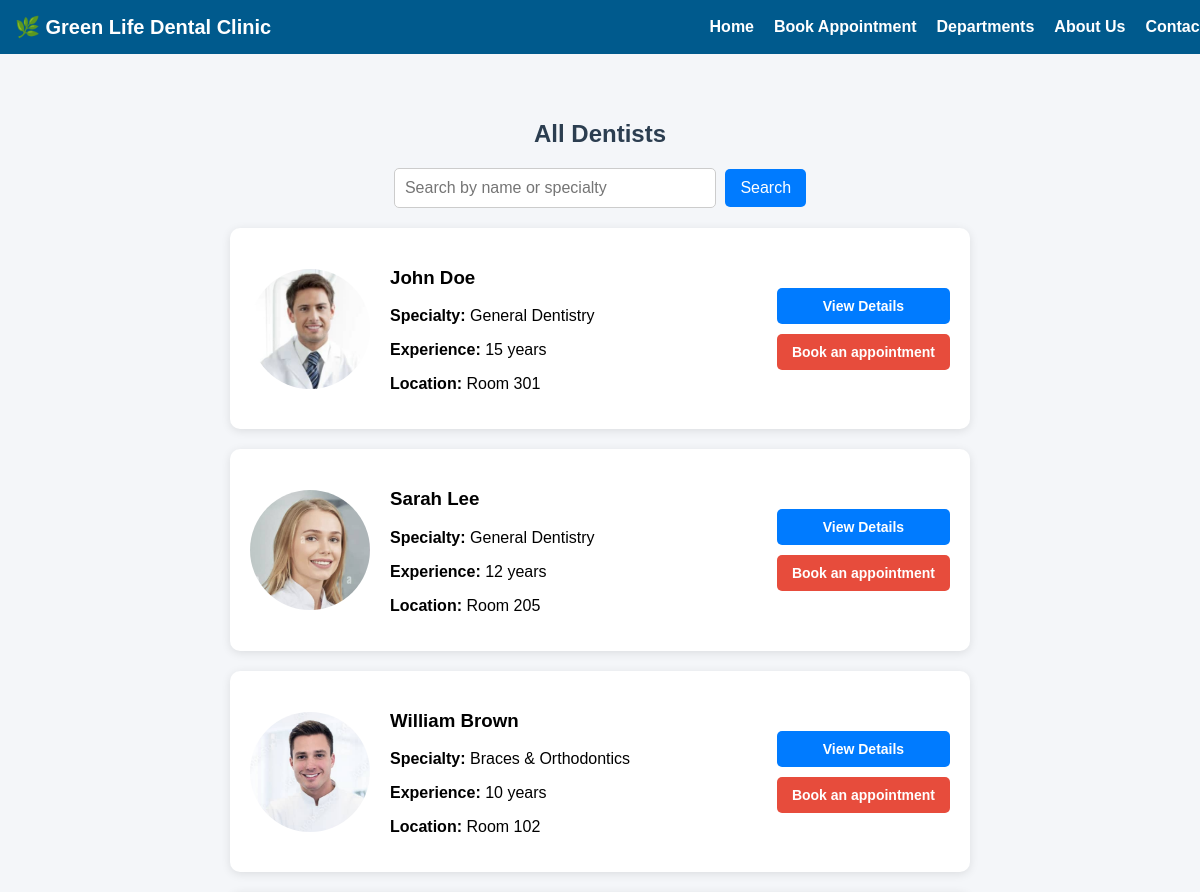
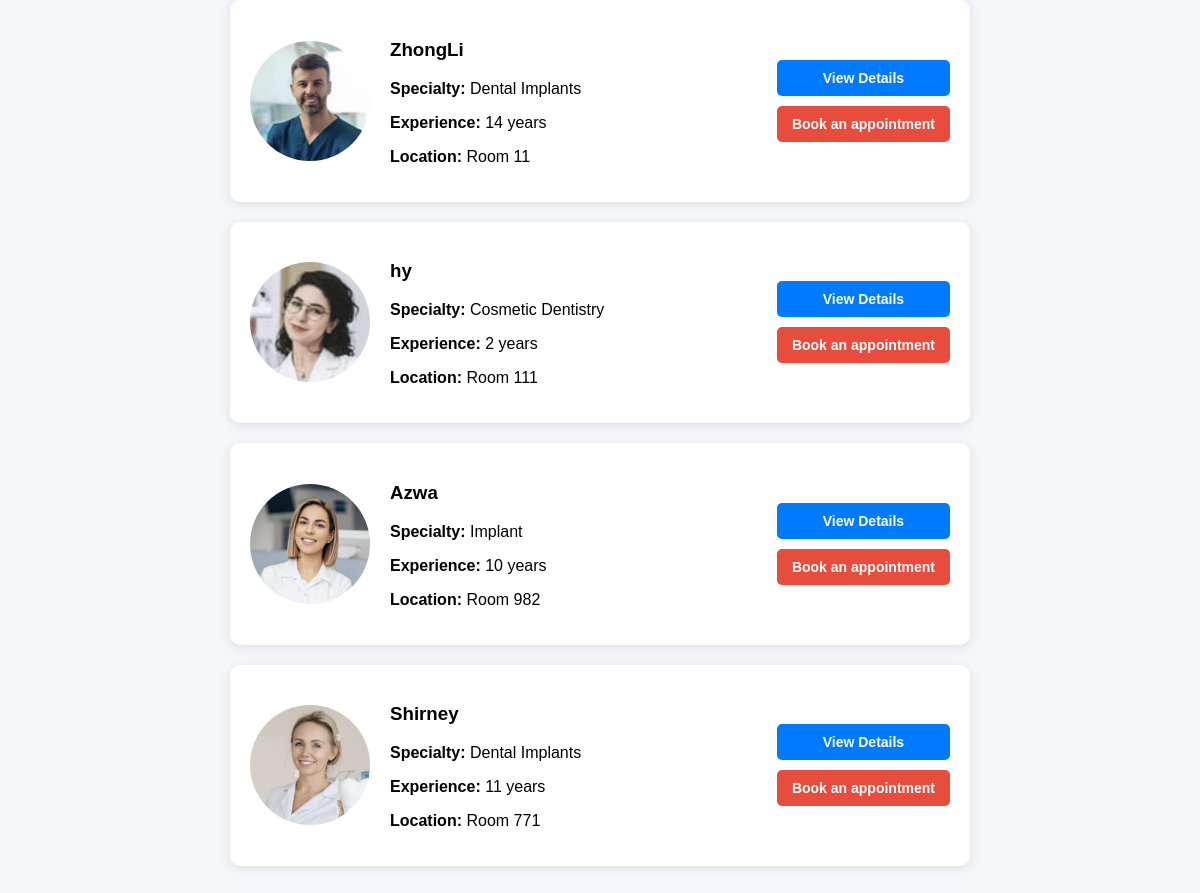
The app's page /doctor/doctors.php with its own data (2 pictures, top to bottom).
### tables this page shows
CREATE TABLE `doctors` (
  `id` int(11) NOT NULL,
  `name` varchar(100) NOT NULL,
  `image` varchar(255) NOT NULL,
  `specialty` varchar(100) NOT NULL,
  `bio` text NOT NULL,
  `experience` varchar(50) NOT NULL,
  `location` varchar(100) NOT NULL,
  `department` varchar(50) NOT NULL,
  `user_id` int(11) DEFAULT NULL
);

### doctor/doctors.php (the view, shortened to what this page needs)
<?php
include "../db.php";
$search = isset($_GET['search']) ? '%' . $_GET['search'] . '%' : '%';
$sql = "SELECT * FROM doctors WHERE name LIKE ? OR specialty LIKE ?";
$stmt = $conn->prepare($sql);
$stmt->bind_param("ss", $search, $search);
$stmt->execute();
$result = $stmt->get_result();
?>
<!DOCTYPE html>
<html lang="en">
<head>
</head>
<body>
<header class="navbar">
    <div class="logo">🌿 Green Life Dental Clinic</div>
    <nav>
        <ul>
            <li><a href="../index.php">Home</a></li>
            <li><a href="../book_appointment.php">Book Appointment</a></li>
            <li><a href="../index.php#departments">Departments</a></li>
            <li><a href="../index.php#about">About Us</a></li>
            <li><a href="../index.php#contact">Contact</a></li>
        </ul>
    </nav>
</header>
<div class="container">
    <h2>All Dentists</h2>
    <form method="GET" action="" class="search-form">
        <input type="text" name="search" placeholder="Search by name or specialty"
               value="<?= isset($_GET['search']) ? htmlspecialchars($_GET['search']) : '' ?>">
        <button type="submit">Search</button>
    </form>
    <div class="doctor-list">
        <?php if ($result->num_rows > 0): ?>
            <?php while ($doctor = $result->fetch_assoc()): ?>
                <div class="doctor-card">
                    <img src="<?= htmlspecialchars($doctor['image']) ?>" alt="<?= htmlspecialchars($doctor['name']) ?>">
                    <div class="doctor-info">
                        <h3><?= htmlspecialchars($doctor['name']) ?></h3>
                        <p><strong>Specialty:</strong> <?= htmlspecialchars($doctor['specialty']) ?></p>
                        <p><strong>Experience:</strong> <?= htmlspecialchars($doctor['experience']) ?> years</p>
                        <p><strong>Location:</strong> <?= htmlspecialchars($doctor['location']) ?></p>
                    </div>
                    <div class="button-group">
                        <a href="doctor_details.php?id=<?= $doctor['id'] ?>" class="btn btn-primary">View Details</a>
                        <?php if (isset($_SESSION['user_id'])): ?>
                            <a href="appointment.php?doctor=<?= $doctor['id'] ?>" class="btn btn-success">Book</a>
                        <?php else: ?>
                            <a href="../book_appointment.php" class="btn btn-secondary">Book an appointment</a>
                        <?php endif; ?>
                    </div>
                </div>
            <?php endwhile; ?>
        <?php else: ?>
            <div class="no-doctors">No upcoming doctors</div>
        <?php endif; ?>
    </div>
</div>
</body>
</html>

### doctor/doctors.php (style rules this page uses)
body { font-family: Arial, sans-serif; background-color: #f4f6f9; margin: 0; padding: 0; }
.navbar { background: #005a8d; padding: 15px; display: flex; justify-content: space-between; align-items: center; color: white; position: fixed; width: 100%; top: 0; z-index: 1000; }
.navbar .logo { font-size: 20px; font-weight: bold; }
.navbar nav ul { list-style: none; padding: 0; margin: 0; display: flex; }
.navbar nav ul li { margin: 0 10px; }
.navbar nav ul li a { text-decoration: none; color: white; font-weight: bold; transition: color 0.3s; }
.container { max-width: 1000px; margin: 80px auto 20px; padding: 20px; }
h2 { text-align: center; color: #2c3e50; font-size: 24px; margin-bottom: 20px; }
.search-form { text-align: center; margin-bottom: 20px; }
.search-form input { padding: 10px; width: 300px; border-radius: 5px; border: 1px solid #ccc; font-size: 16px; }
.search-form button { padding: 10px 15px; background: #007bff; color: white; border: none; border-radius: 5px; cursor: pointer; font-size: 16px; margin-left: 5px; transition: background 0.3s; }
.doctor-list { display: flex; flex-wrap: wrap; justify-content: center; gap: 20px; }
.doctor-card { display: flex; align-items: center; background: white; padding: 20px; width: 700px; border-radius: 10px; box-shadow: 0 2px 10px rgba(0, 0, 0, 0.1); transition: transform 0.2s ease-in-out; }
.doctor-card img { width: 120px; height: 120px; border-radius: 50%; object-fit: cover; margin-right: 20px; }
.doctor-info { flex: 1; }
.button-group { display: flex; flex-direction: column; gap: 10px; margin-left: 10px; }
.btn { padding: 10px 15px; border-radius: 5px; text-decoration: none; font-size: 14px; text-align: center; font-weight: bold; cursor: pointer; }
.btn-primary { background: #007bff; color: white; }
.btn-secondary { background: #e74c3c; color: white; }

### records on screen
doctors: image (picture), name "John Doe", specialty "General Dentistry", experience "15", location "Room 301"
doctors: image (picture), name "Sarah Lee", specialty "General Dentistry", experience "12", location "Room 205"
doctors: image (picture), name "William Brown", specialty "Braces & Orthodontics", experience "10", location "Room 102"
doctors: image (picture), name "ZhongLi", specialty "Dental Implants", experience "14", location "Room 11"
doctors: image (picture), name "hy", specialty "Cosmetic Dentistry", experience "2", location "Room 111"
doctors: image (picture), name "Azwa", specialty "Implant", experience "10", location "Room 982"
doctors: image (picture), name "Shirney", specialty "Dental Implants", experience "11", location "Room 771"
